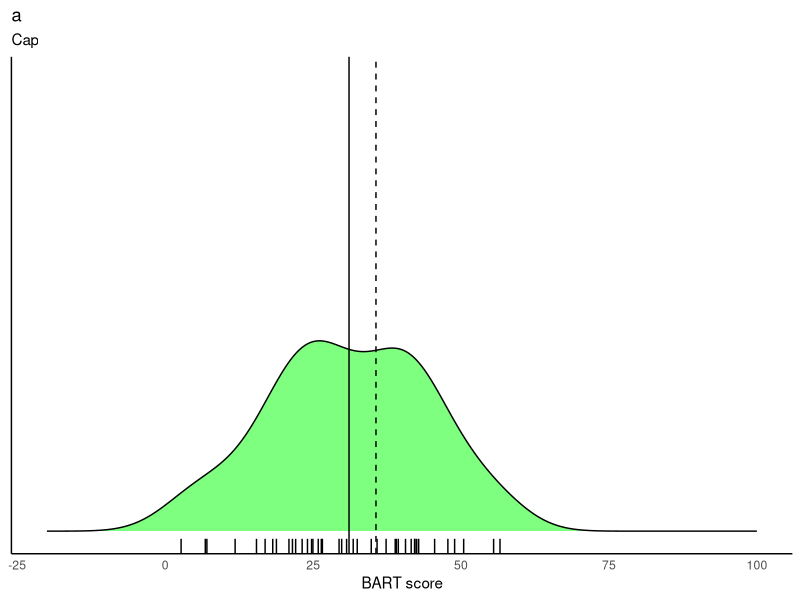
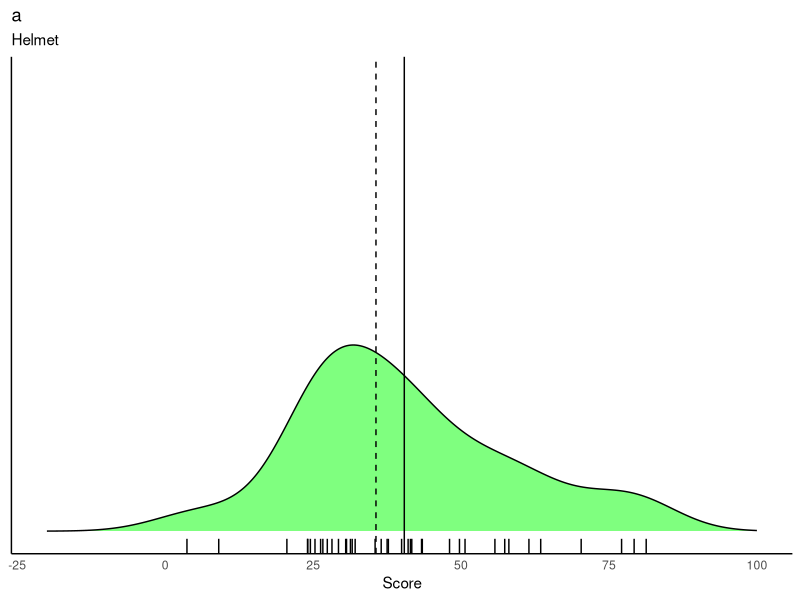
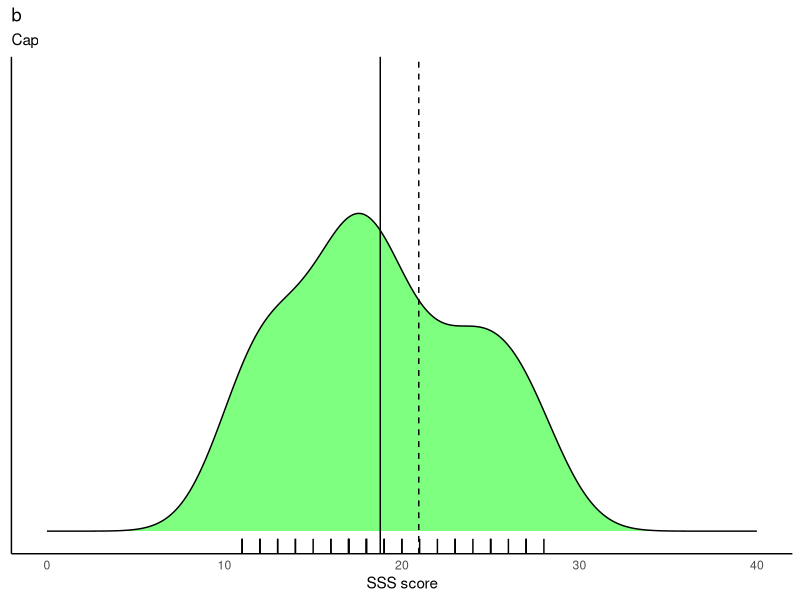
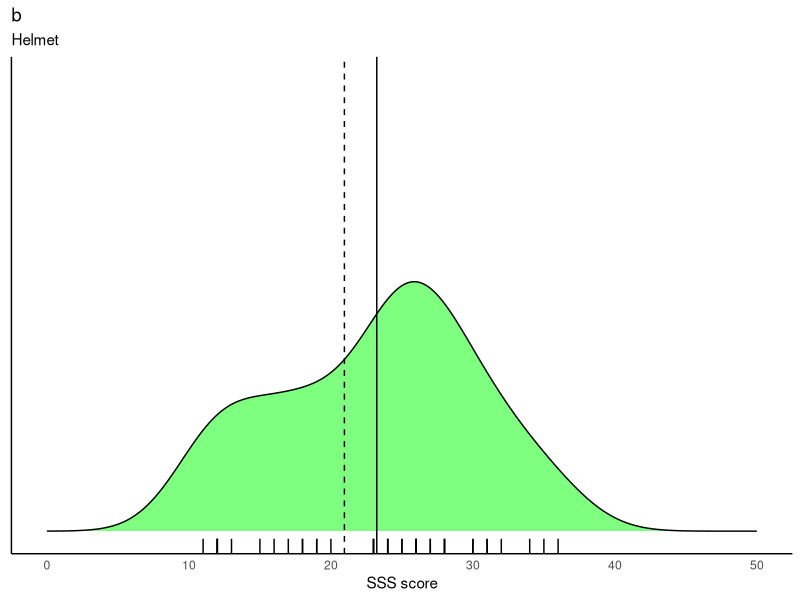

Source code (R) for these figures, in order:
## ---- chunk 1
knitr::opts_chunk$set(echo = TRUE)
## ---- chunk 2
#load packages
library(tidyverse)
library(dplyr)
library(ggplot2)
## ---- chunk 3
#set wd -> didn't actually have to do this because I worked in a markdown
setwd("/Users/AbigailBergman/Desktop/Grad School/Winter Quarter 2019/Data Science/datascience_repo/week_01/hw_01")

#import data
bicycle <- read.csv("Bicycle.csv")

## ---- chunk 4
#Risk taking scores
helmet <- bicycle %>%
  filter(Condition ==1)

hat <- bicycle %>%
  filter(Condition == 2)

#overall descriptive stats
mean(bicycle$BART)
mean(bicycle$SSS_total)

#BART
mean(helmet$BART)
sd(helmet$BART)

mean(hat$BART)  
sd(hat$BART)

#independent t test (not Welch's)
t.test(helmet$BART, hat$BART, var.equal = TRUE)
## ---- chunk 5
#SSS
mean(helmet$SSS_total)
sd(helmet$SSS_total)

mean(hat$SSS_total)
sd(hat$SSS_total)

#independent t test
t.test(helmet$SSS_total, hat$SSS_total)
## ---- chunk 6
#gender
male <- bicycle %>%
  filter(Sex ==1)

female <- bicycle %>%
  filter(Sex == 2)

mean(male$BART)
sd(male$BART)

mean(female$BART)  
sd(female$BART)

#independent t test (not Welch's)
t.test(male$BART, female$BART, var.equal = TRUE)

## ---- chunk 7
#rename Condition
bicycle <- bicycle%>%
  mutate(Condition = factor(Condition, levels=(c(1,2)), labels=(c("Helmet", "Cap")))) 
## ---- chunk 8
#Plot a
#ggplot(bicycle, aes(BART))+
  #facet_grid(Condition~.)+
   #geom_density(fill="green", alpha = .5)+
  #geom_rug() +
  #labs(title = "BART scores for Helmet vs Cap", x = "BART score", y = "")+
  #geom_vline(aes(xintercept=mean(BART)), linetype = "dashed")+
  #ylim(c(0,.03))+xlim(c(-10,90))+
  #theme(panel.grid.major = element_blank(), panel.grid.minor = element_blank(),
#panel.background = element_blank(), axis.line = element_line(colour = "black"),axis.text.y=element_blank(),
          #axis.ticks=element_blank(),
          #axis.title.y=element_blank())

ggplot(hat, aes(BART)) +
  geom_density(fill="green", alpha = .5)+
  geom_rug() +
  labs(title = "a", subtitle = "Cap", x = "BART score", y = "")+
  geom_vline(aes(xintercept=mean(hat$BART)))+
  geom_vline(aes(xintercept=35.6165), linetype ="dashed")+
  ylim(c(0,.06))+xlim(c(-20,100))+
  theme(panel.grid.major = element_blank(), panel.grid.minor = element_blank(),
panel.background = element_blank(), axis.line = element_line(colour = "black"),axis.text.y=element_blank(),
          axis.ticks=element_blank(),
          axis.title.y=element_blank())

ggplot(helmet, aes(BART)) +
  geom_density(fill="green", alpha=.5)+
  geom_rug()+
  geom_vline(aes(xintercept=mean(helmet$BART)))+
  labs(title = "a", subtitle = "Helmet", x = "Score", y = "")+
  geom_vline(aes(xintercept=35.6165), linetype="dashed")+
  ylim(c(0,.06))+xlim(c(-20,100))+
  theme(panel.grid.major = element_blank(), panel.grid.minor = element_blank(),
panel.background = element_blank(), axis.line = element_line(colour = "black"),axis.text.y=element_blank(),
          axis.ticks=element_blank(),
          axis.title.y=element_blank())
## ---- chunk 9
#plot b
#ggplot(bicycle, aes(SSS_total))+
 # facet_grid(Condition~.)+
  # geom_density(fill="green", alpha = .5)+
 # geom_rug() +
 # labs(title = "SSS scores for Helmet vs Cap", x = "SSS score", y = "")+
 #  ylim(c(0,.08))+xlim(c(0,40))+
 # geom_vline(aes(xintercept=mean(SSS_total)), linetype = "dashed")+
 # theme(panel.grid.major = element_blank(), panel.grid.minor = element_blank(),
#panel.background = element_blank(), axis.line = element_line(colour = "black"),axis.text.y=element_blank(),
        #  axis.ticks=element_blank(),
         # axis.title.y=element_blank())

ggplot(hat, aes(SSS_total)) +
  geom_density(fill="green", alpha = .5)+
  geom_rug() +
  labs(title ="b", subtitle=  "Cap", x = "SSS score", y = "")+
   ylim(c(0,.1))+xlim(c(0,40))+
  geom_vline(aes(xintercept=mean(hat$SSS_total)))+
  geom_vline(aes(xintercept=20.95), linetype = "dashed")+
  theme(panel.grid.major = element_blank(), panel.grid.minor = element_blank(),
panel.background = element_blank(), axis.line = element_line(colour = "black"),axis.text.y=element_blank(),
          axis.ticks=element_blank(),
          axis.title.y=element_blank())

ggplot(helmet, aes(SSS_total)) +
  geom_density(fill="green", alpha=.5)+
  geom_rug()+
  labs(title ="b", subtitle =  "Helmet", x = "SSS score", y = "") +
   ylim(c(0,.1))+xlim(c(0,50))+
  geom_vline(aes(xintercept=mean(helmet$SSS_total)))+
    geom_vline(aes(xintercept=20.95), linetype="dashed")+
  theme(panel.grid.major = element_blank(), panel.grid.minor = element_blank(),
panel.background = element_blank(), axis.line = element_line(colour = "black"),axis.text.y=element_blank(),
          axis.ticks=element_blank(),
          axis.title.y=element_blank()) 


